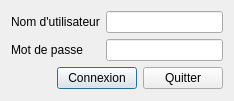
<?xml version="1.0" encoding="UTF-8"?>
<ui version="4.0">
 <class>Connexion</class>
 <widget class="QDialog" name="Connexion">
  <property name="geometry">
   <rect>
    <x>0</x>
    <y>0</y>
    <width>234</width>
    <height>101</height>
   </rect>
  </property>
  <property name="windowTitle">
   <string>Dialog</string>
  </property>
  <layout class="QVBoxLayout" name="verticalLayout_2">
   <item>
    <layout class="QVBoxLayout" name="verticalLayout">
     <item>
      <layout class="QGridLayout" name="gridLayout">
       <item row="0" column="1">
        <widget class="QLineEdit" name="lineUsername"/>
       </item>
       <item row="0" column="0">
        <widget class="QLabel" name="label">
         <property name="text">
          <string>Nom d'utilisateur</string>
         </property>
        </widget>
       </item>
       <item row="1" column="0">
        <widget class="QLabel" name="label_2">
         <property name="text">
          <string>Mot de passe</string>
         </property>
        </widget>
       </item>
       <item row="1" column="1">
        <widget class="QLineEdit" name="lineMdp"/>
       </item>
      </layout>
     </item>
     <item>
      <layout class="QHBoxLayout" name="horizontalLayout">
       <item>
        <spacer name="horizontalSpacer">
         <property name="orientation">
          <enum>Qt::Horizontal</enum>
         </property>
         <property name="sizeHint" stdset="0">
          <size>
           <width>40</width>
           <height>20</height>
          </size>
         </property>
        </spacer>
       </item>
       <item>
        <widget class="QPushButton" name="bConnexion">
         <property name="text">
          <string>Connexion</string>
         </property>
        </widget>
       </item>
       <item>
        <widget class="QPushButton" name="bQuitter">
         <property name="text">
          <string>Quitter</string>
         </property>
        </widget>
       </item>
      </layout>
     </item>
    </layout>
   </item>
  </layout>
 </widget>
 <resources/>
 <connections/>
</ui>
